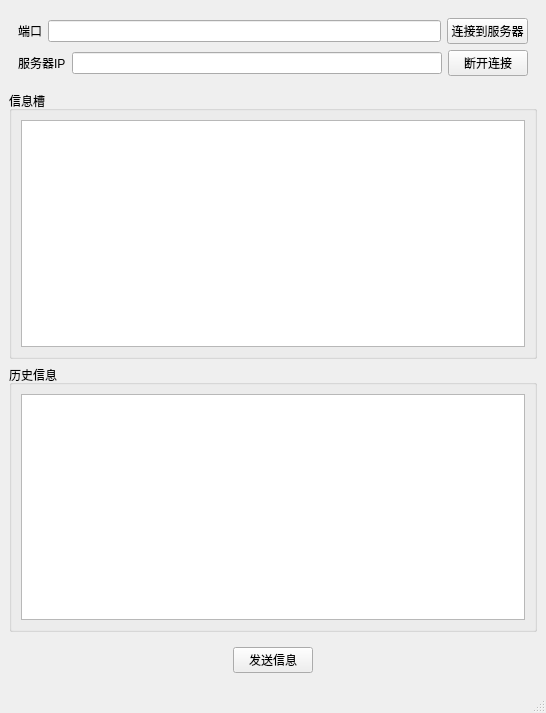
<?xml version="1.0" encoding="UTF-8"?>
<ui version="4.0">
 <class>MainWindow</class>
 <widget class="QMainWindow" name="MainWindow">
  <property name="geometry">
   <rect>
    <x>0</x>
    <y>0</y>
    <width>546</width>
    <height>713</height>
   </rect>
  </property>
  <property name="windowTitle">
   <string>MainWindow</string>
  </property>
  <widget class="QWidget" name="centralwidget">
   <layout class="QVBoxLayout" name="verticalLayout_2">
    <item>
     <widget class="QWidget" name="widget" native="true">
      <layout class="QVBoxLayout" name="verticalLayout">
       <item>
        <layout class="QHBoxLayout" name="horizontalLayout">
         <item>
          <widget class="QLabel" name="label">
           <property name="text">
            <string>端口</string>
           </property>
          </widget>
         </item>
         <item>
          <widget class="QLineEdit" name="port"/>
         </item>
         <item>
          <widget class="QPushButton" name="LinkBtn">
           <property name="text">
            <string>连接到服务器</string>
           </property>
          </widget>
         </item>
        </layout>
       </item>
       <item>
        <layout class="QHBoxLayout" name="horizontalLayout_3">
         <item>
          <widget class="QLabel" name="label_2">
           <property name="text">
            <string>服务器IP</string>
           </property>
          </widget>
         </item>
         <item>
          <widget class="QLineEdit" name="IP"/>
         </item>
         <item>
          <widget class="QPushButton" name="disLinkBtn">
           <property name="text">
            <string>断开连接</string>
           </property>
          </widget>
         </item>
        </layout>
       </item>
      </layout>
     </widget>
    </item>
    <item>
     <widget class="QGroupBox" name="groupBox_2">
      <property name="title">
       <string>信息槽</string>
      </property>
      <layout class="QHBoxLayout" name="horizontalLayout_5">
       <item>
        <widget class="QTextEdit" name="sendInfo"/>
       </item>
      </layout>
     </widget>
    </item>
    <item>
     <widget class="QGroupBox" name="groupBox">
      <property name="title">
       <string>历史信息</string>
      </property>
      <layout class="QHBoxLayout" name="horizontalLayout_2">
       <item>
        <widget class="QTextEdit" name="recalled"/>
       </item>
      </layout>
     </widget>
    </item>
    <item>
     <widget class="QWidget" name="widget_2" native="true">
      <layout class="QHBoxLayout" name="horizontalLayout_4">
       <item>
        <spacer name="horizontalSpacer">
         <property name="orientation">
          <enum>Qt::Horizontal</enum>
         </property>
         <property name="sizeHint" stdset="0">
          <size>
           <width>103</width>
           <height>20</height>
          </size>
         </property>
        </spacer>
       </item>
       <item>
        <widget class="QPushButton" name="sendMessage">
         <property name="text">
          <string>发送信息</string>
         </property>
        </widget>
       </item>
       <item>
        <spacer name="horizontalSpacer_2">
         <property name="orientation">
          <enum>Qt::Horizontal</enum>
         </property>
         <property name="sizeHint" stdset="0">
          <size>
           <width>103</width>
           <height>20</height>
          </size>
         </property>
        </spacer>
       </item>
      </layout>
     </widget>
    </item>
   </layout>
  </widget>
  <widget class="QMenuBar" name="menubar">
   <property name="geometry">
    <rect>
     <x>0</x>
     <y>0</y>
     <width>546</width>
     <height>21</height>
    </rect>
   </property>
  </widget>
  <widget class="QStatusBar" name="statusbar"/>
 </widget>
 <resources/>
 <connections/>
</ui>
